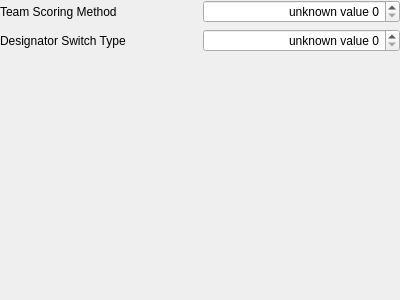
<?xml version="1.0" encoding="UTF-8"?>
<ui version="4.0">
 <class>PageMPSettingsTeamOverall</class>
 <widget class="QWidget" name="PageMPSettingsTeamOverall">
  <property name="geometry">
   <rect>
    <x>0</x>
    <y>0</y>
    <width>400</width>
    <height>300</height>
   </rect>
  </property>
  <property name="sizePolicy">
   <sizepolicy hsizetype="Expanding" vsizetype="Expanding">
    <horstretch>0</horstretch>
    <verstretch>0</verstretch>
   </sizepolicy>
  </property>
  <property name="windowTitle">
   <string>Form</string>
  </property>
  <layout class="QGridLayout" name="gridLayout">
   <property name="leftMargin">
    <number>0</number>
   </property>
   <property name="topMargin">
    <number>0</number>
   </property>
   <property name="rightMargin">
    <number>0</number>
   </property>
   <property name="bottomMargin">
    <number>0</number>
   </property>
   <item row="0" column="1">
    <widget class="QSpinBox" name="fieldScoringMethod">
     <property name="alignment">
      <set>Qt::AlignRight|Qt::AlignTrailing|Qt::AlignVCenter</set>
     </property>
     <property name="prefix">
      <string>unknown value </string>
     </property>
     <property name="maximum">
      <number>7</number>
     </property>
    </widget>
   </item>
   <item row="1" column="0">
    <widget class="QLabel" name="labelSwitchType">
     <property name="text">
      <string>Designator Switch Type</string>
     </property>
     <property name="buddy">
      <cstring>fieldSwitchType</cstring>
     </property>
    </widget>
   </item>
   <item row="2" column="0" colspan="2">
    <spacer name="verticalSpacer">
     <property name="orientation">
      <enum>Qt::Vertical</enum>
     </property>
     <property name="sizeHint" stdset="0">
      <size>
       <width>20</width>
       <height>40</height>
      </size>
     </property>
    </spacer>
   </item>
   <item row="0" column="0">
    <widget class="QLabel" name="labelScoringMethod">
     <property name="text">
      <string>Team Scoring Method</string>
     </property>
     <property name="buddy">
      <cstring>fieldScoringMethod</cstring>
     </property>
    </widget>
   </item>
   <item row="1" column="1">
    <widget class="QSpinBox" name="fieldSwitchType">
     <property name="alignment">
      <set>Qt::AlignRight|Qt::AlignTrailing|Qt::AlignVCenter</set>
     </property>
     <property name="prefix">
      <string>unknown value </string>
     </property>
     <property name="maximum">
      <number>3</number>
     </property>
    </widget>
   </item>
  </layout>
 </widget>
 <resources/>
 <connections/>
</ui>
